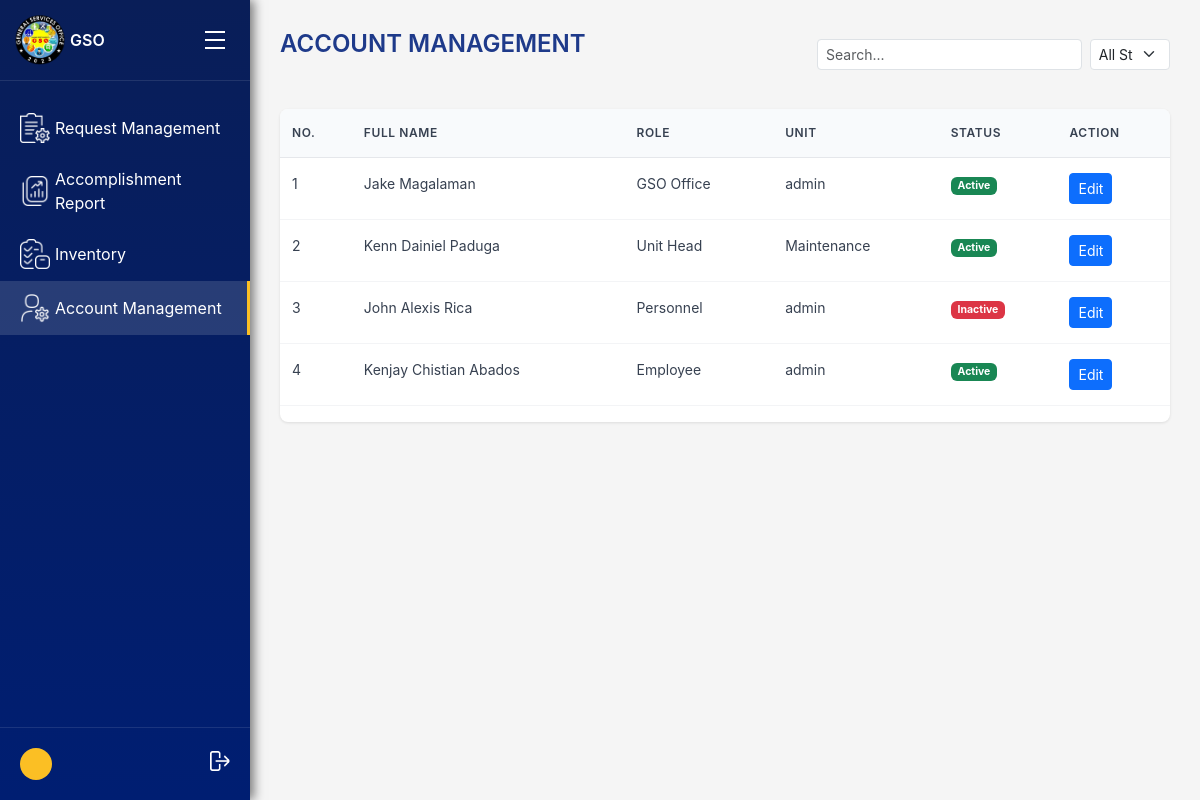
/accounts/accounts/, run on the app's committed database.
### accounts/models.py (models this page shows)
class User(AbstractUser):
    ROLE_CHOICES = [
        ('gso', 'GSO Office'),
        ('unit_head', 'Unit Head'),
        ('personnel', 'Personnel'),
        ('employee', 'Employee'),
    ]
    UNIT_CHOICES = [
        ('admin', 'Admin'),
        ('maintenance', 'Maintenance'),
        ('electrical', 'Electrical'),
        ('utilities', 'Utilities'),
        ('motorpool', 'Motorpool'),
    ]
    STATUS_CHOICES = [
        ('active', 'Active'),
        ('inactive', 'Inactive'),
    ]
    status = models.CharField(max_length=10, choices=STATUS_CHOICES, default='active')
    role = models.CharField(max_length=20, choices=ROLE_CHOICES)
    unit = models.CharField(max_length=50, choices=UNIT_CHOICES, default='unassigned')

### accounts/views.py (the view)
# urls.py: path('accounts/', views.account_view, name='account_management'),
def account_view(request):
    users = User.objects.all()
    status_filter = request.GET.get('status')
    if status_filter:
        users = users.filter(is_active=(status_filter == 'active'))
    return render(request, 'gso_office/accounts/account_management.html', {'users': users})

### templates/gso_office/accounts/account_management.html (shortened to what this page needs)
{% extends "gso_office/gso_base_dashboard.html" %}
{% block main_content %}
<div class="header d-flex align-items-center justify-content-between">
    <h1 class="page-title">ACCOUNT MANAGEMENT</h1>
    <div class="d-flex gap-2">
        <input type="text" class="form-control form-control-sm" placeholder="Search...">
        <form method="get">
            <select name="status" class="form-select form-select-sm" onchange="this.form.submit()">
                <option value="">All Status</option>
            </select>
        </form>
    </div>
</div>
<div class="table-container">
    <table class="table">
        <thead>
            <tr>
                <th>NO.</th>
                <th>FULL NAME</th>
                <th>ROLE</th>
                <th>UNIT</th>
                <th>STATUS</th>
                <th>ACTION</th>
            </tr>
        </thead>
        <tbody>
            {% for user in users %}
            <tr>
                <td>{{ forloop.counter }}</td>
                <td>{{ user.get_full_name }}</td>
                <td>{{ user.get_role_display }}</td>
                <td>{{ user.unit }}</td>
                <td>
                    {% if user.is_active %}
                      <span class="badge bg-success">Active</span>
                    {% else %}
                      <span class="badge bg-danger">Inactive</span>
                    {% endif %}
                </td>
                <td>
                    <a href="{% url 'edit_user' user.id %}" class="btn btn-sm btn-primary">Edit</a>
                </td>
            </tr>
            {% empty %}
            <tr>
                <td colspan="5">No users found.</td>
            </tr>
            {% endfor %}
        </tbody>
    </table>
</div>
{% endblock %}

### static/css/gso_dashboard.css (style rules this page uses)
* { margin: 0; padding: 0; box-sizing: border-box; }
body { font-family: -apple-system, BlinkMacSystemFont, 'Segoe UI', Roboto, sans-serif; background-color: #f5f5f5; display: flex; min-height: 100vh; }
.header { margin-bottom: 30px; }
.page-title { font-size: 24px; font-weight: 600; color: #1e3a8a; margin-bottom: 20px; }
.table-container { background: white; border-radius: 8px; box-shadow: 0 1px 3px rgba(0, 0, 0, 0.1); overflow: hidden; }
.table { width: 100%; border-collapse: collapse; }
.table th { background-color: #f8fafc; padding: 15px 12px; text-align: left; font-weight: 600; font-size: 12px; color: #374151; text-transform: uppercase; letter-spacing: 0.05em; border-bottom: 1px solid #e5e7eb; }
.table td { padding: 15px 12px; border-bottom: 1px solid #f3f4f6; font-size: 14px; color: #374151; }

### data on the page
User: get_full_name "Jake Magalaman", role "GSO Office", unit "admin", is_active "Active"
User: get_full_name "Kenn Dainiel Paduga", role "Unit Head", unit "Maintenance", is_active "Active"
User: get_full_name "John Alexis Rica", role "Personnel", unit "admin", is_active "Inactive"
User: get_full_name "Kenjay Chistian Abados", role "Employee", unit "admin", is_active "Active"
